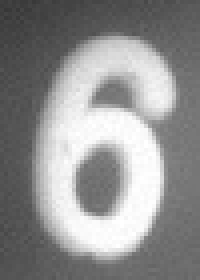
#> input picture house/11/tem.jpg, 50 x 70 px, shrunk from 79 x 111 before the run, found by its file name (shown 4 times larger)
$ python tmatch.py
#> lines starting #> are read from the running program, lines starting #| are printed output that depends on the picture
import cv2
import numpy as np


def preFix(img1,img2):
    ishape1 = img1.shape
    ishape2 = img2.shape

    x1 ,y1 = ishape1[0],ishape1[1]
    x2 ,y2 = ishape2[0],ishape2[1]


    fixX = min(x1,x2)
    fixY = min(y1,y2)

    img1 = img1[0:fixX,0:fixY]
    img2 = img2[0:fixX,0:fixY]

    return img1,img2


template  = cv2.imread('D:\\testAlg\\homework\\house\\11\\tem.jpg')
#> template is the input picture: shape (70, 50, 3); min 55, max 255, mean 144.5
# template = cv2.cvtColor(template,cv2.COLOR_BGR2GRAY)
# print(template.shape)
img = cv2.imread("D:\\testAlg\\homework\\house\\11\\6-1.jpg")
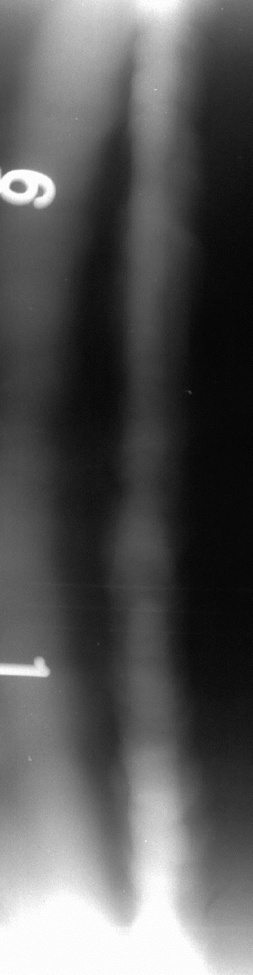
#> input picture house/11/6-1.jpg, 253 x 975 px, shrunk from 401 x 1545 before the run, found by its file name
#> img is the input picture: shape (975, 253, 3); min 0, max 255, mean 87.9
# img = cv2.cvtColor(img,cv2.COLOR_BGR2GRAY)
# print(img.shape)
h, w = template.shape[:2]
#> h = 70; w = 50

img2 = cv2.imread("D:\\testAlg\\homework\\house\\11\\5-6.jpg")
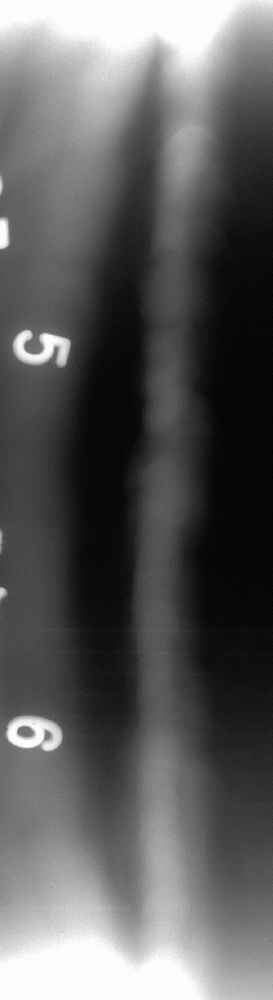
#> input picture house/11/5-6.jpg, 273 x 1000 px, shrunk from 433 x 1585 before the run, found by its file name
#> img2 is the input picture: shape (1000, 273, 3); min 0, max 255, mean 92.9

# img,img2 = preFix(img,img2)


# 相关系数匹配方法：cv2.TM_CCOEFF
res = cv2.matchTemplate(img, template, cv2.TM_CCOEFF)
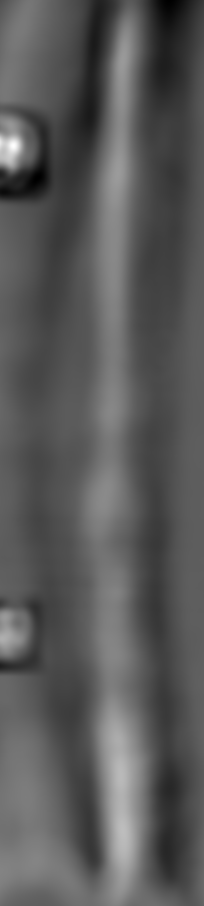
#> res: shape (906, 204) float32; min -12634818, max 21460444, mean -681179.9; drawn with min black and max white
min_val, max_val, min_loc, max_loc = cv2.minMaxLoc(res)
#> min_val = -12634818; max_val = 21460444; min_loc = (36, 178); max_loc = (13, 145)

left_top1 = max_loc  # 左上角
#> left_top1 = (13, 145)
# right_bottom = (left_top[0] + w, left_top[1] + h)  # 右下角

res = cv2.matchTemplate(img2, template, cv2.TM_CCOEFF)
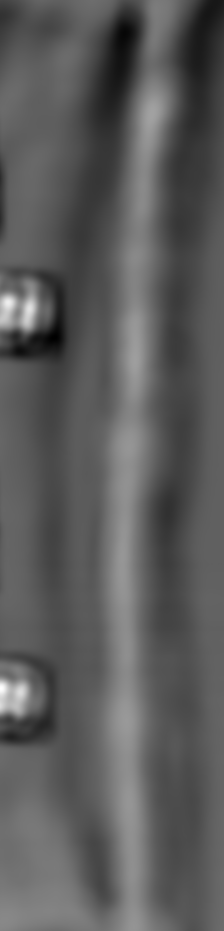
#> res: shape (931, 224) float32; min -14561648, max 23822184, mean -762908.1; drawn with min black and max white
min_val, max_val, min_loc, max_loc = cv2.minMaxLoc(res)
#> min_val = -14561648; max_val = 23822184; min_loc = (55, 337); max_loc = (0, 688)

left_top2 = max_loc  # 左上角
#> left_top2 = (0, 688)
# [9 lines of commented-out code are left out]

topLeft = 0
bottomLeft = 0
topRight = 0
bottomRight = 0


#   左边             #右边
if left_top2[1] == left_top1[1]:
    # pass
    bottomLeft = bottomRight = min(img.shape[1],img2.shape[1])
elif left_top2[1]>left_top1[1]:
    topLeft = left_top2[1] - left_top1[1] +2
#> topLeft = 545
    bottomLeft = bottomRight = min(img.shape[1],img2.shape[1]-topLeft )
#> bottomLeft = -272; bottomRight = -272
else:
    topRight = left_top1[1] - left_top2[1] +2
    bottomLeft = bottomRight = min(img.shape[1] -topRight ,img2.shape[1] )


leftImg = img2[topLeft:bottomLeft,0:left_top2[0]]
#> leftImg = empty array
rightImg = img[topRight:bottomRight,left_top1[0]:]
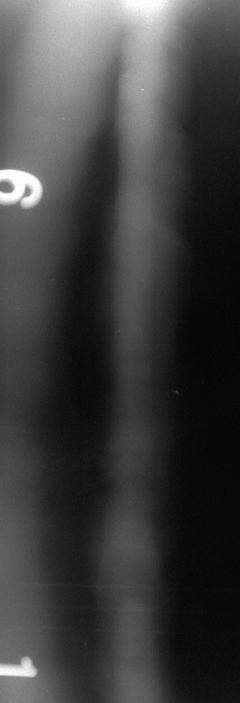
#> rightImg: shape (703, 240, 3); min 0, max 255, mean 61.9

print(leftImg.shape)
#| (183, 0, 3)
print(rightImg.shape)
#| (703, 240, 3)

#> (the run stopped early here; a loop or call above may not have finished)
